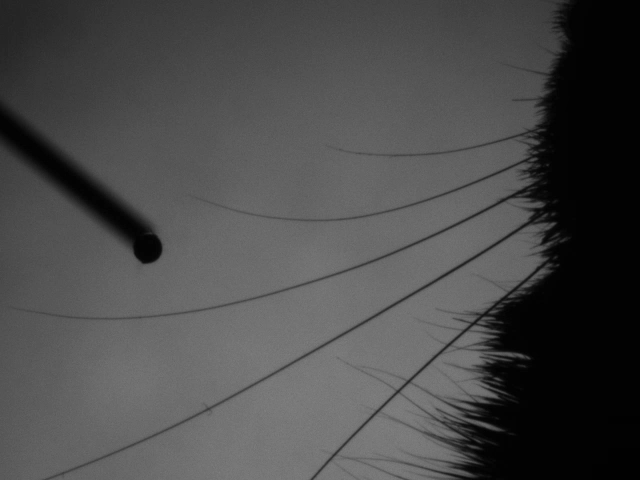
#> input picture tests/WhiskerTracking/data/0110_1_0000000.png, 640 x 480 px, given in place of mask.png, which was not available
$ jupyter execute --allow-errors tracker.ipynb   (shell and % lines are left out)
#> lines starting #> are read from the running program, lines starting #| are printed output that depends on the picture; after the words box and inside, x2 and y2 are one past the last pixel; in counts of white or black regions, pixels touching at a corner belong together; pictures that were not available may be replaced by others from this repository, and a replacement may not be noted
[cell 1]
import sys

sys.path.append('C:/Users/wanglab/Documents/Whisker-Analysis/out/build/MSVC/Release')
#sys.path.append('C:/Users/wanglab/Documents/Whisker-Analysis/out/build/Clang/Release')
#sys.path.append('../out/build/MSVC/Release')

[cell 2]
import cv2
import numpy as np
import matplotlib.pyplot as plt

import whiskertracker

# Create an instance of WhiskerTracker
#> (the rest of this cell did not finish here and is left out)

[cell 3]
dilation_size = 13
data_path = "C:/Users/wanglab/Data/Piezo/NTNG-1-Piezo/053124/4588/1/"
mask_path = data_path + "mask.png"
video_path = data_path + "output.mp4"
num_whiskers = 5
pad_pos = [566, 275]

#> (the rest of this cell did not finish here and is left out)

[cell 4]
face_mask = cv2.imread(mask_path)
#> face_mask is the input picture: shape (480, 640, 3); min 1, max 129, mean 74.1

gray_mask = cv2.cvtColor(face_mask, cv2.COLOR_BGR2GRAY)

# Step 3: Apply threshold
_, thresh = cv2.threshold(gray_mask, 50, 255, cv2.THRESH_BINARY)
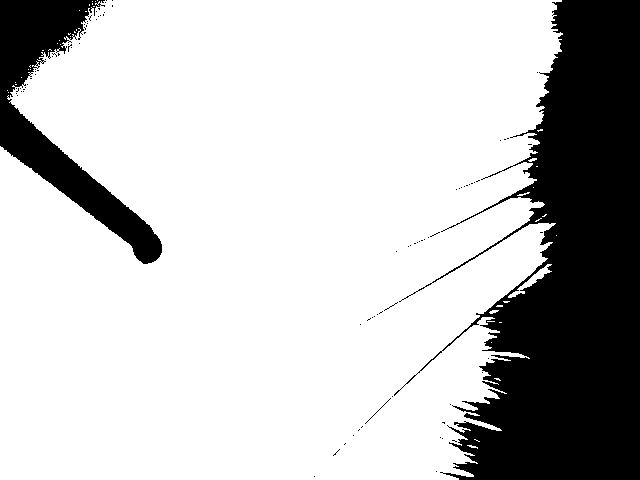
#> thresh: shape (480, 640); 76.8% white; 91 black regions (88 under 20 px), largest, box (x1, y1, x2, y2) and area: (394, 0, 640, 480) 59000, (0, 0, 162, 264) 12141, (365, 398, 391, 424) 26

# Grow mask to appropriate size
element = np.ones((dilation_size, dilation_size), np.uint8)
cv2.bitwise_not(thresh, thresh)
cv2.dilate(thresh, element, thresh, iterations=1)
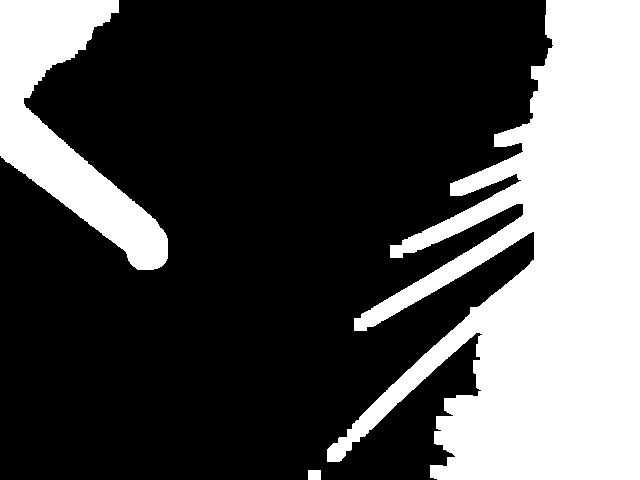
#> thresh: shape (480, 640); 30.9% white; 3 white regions, box (x1, y1, x2, y2) and area: (327, 0, 640, 480) 76964, (0, 0, 168, 270) 17749, (308, 470, 321, 480) 130
cv2.bitwise_not(thresh, thresh)
#> thresh: shape (480, 640); 69.1% white; 3 black regions

# Step 4: Find contours
contours, _ = cv2.findContours(thresh, cv2.RETR_EXTERNAL, cv2.CHAIN_APPROX_SIMPLE)
#> contours = 1 contour; box (x1, y1, x2, y2) and area: (0, 0, 553, 480) 210592

# Create an empty image for drawing contours
contour_img = 255 * np.ones_like(face_mask)

# Step 5: Draw contours
cv2.drawContours(contour_img, contours, -1, (0, 0, 0), 3)  # Adjust thickness here
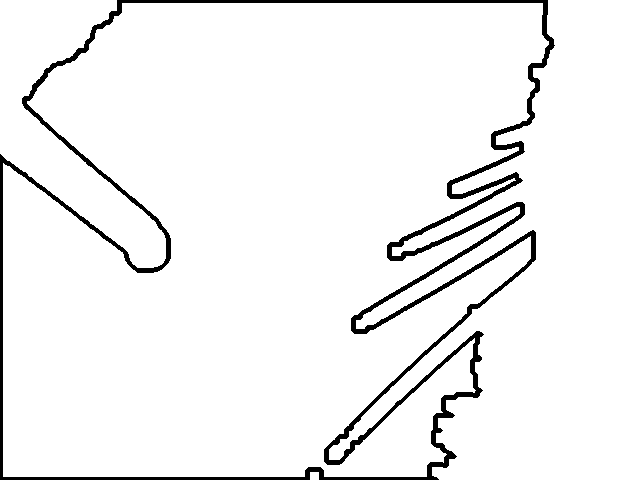
#> contour_img: shape (480, 640, 3); 95.2% white; 1 black region, box (x1, y1, x2, y2) and area: (0, 0, 555, 480) 14852

gray_mask = cv2.cvtColor(contour_img, cv2.COLOR_BGR2GRAY)

threshold = 50

black_pixels = [(x, y) for y in range(gray_mask.shape[0]) for x in range(gray_mask.shape[1]) if gray_mask[y, x] < threshold]
#> black_pixels = 14852 pairs, first value 0 to 554, second value 0 to 479

#> (the rest of this cell did not finish here and is left out)
